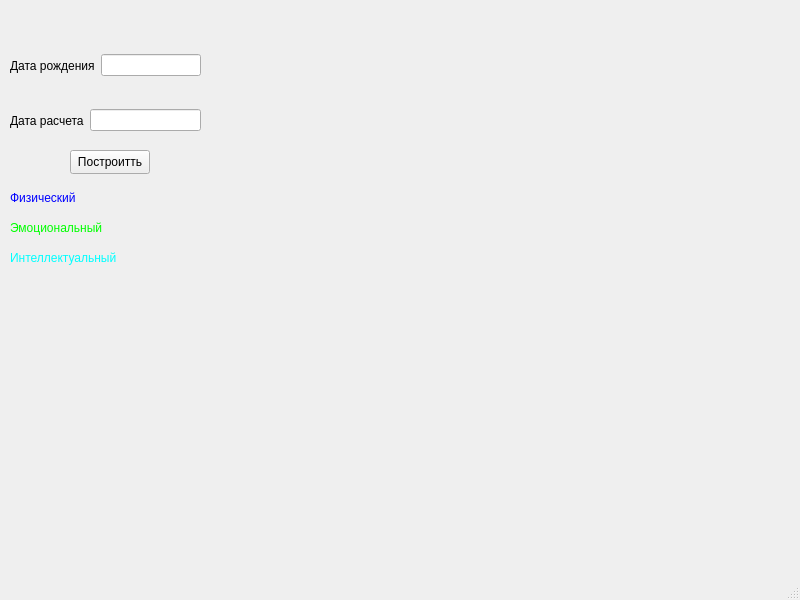
<?xml version="1.0" encoding="UTF-8"?>
<ui version="4.0">
 <class>MainWindow</class>
 <widget class="QMainWindow" name="MainWindow">
  <property name="geometry">
   <rect>
    <x>0</x>
    <y>0</y>
    <width>800</width>
    <height>600</height>
   </rect>
  </property>
  <property name="windowTitle">
   <string>MainWindow</string>
  </property>
  <widget class="QWidget" name="centralwidget">
   <widget class="QWidget" name="verticalLayoutWidget">
    <property name="geometry">
     <rect>
      <x>210</x>
      <y>40</y>
      <width>561</width>
      <height>511</height>
     </rect>
    </property>
    <layout class="QVBoxLayout" name="verticalLayout"/>
   </widget>
   <widget class="QPushButton" name="pushButton">
    <property name="geometry">
     <rect>
      <x>70</x>
      <y>150</y>
      <width>80</width>
      <height>24</height>
     </rect>
    </property>
    <property name="text">
     <string>Построитть</string>
    </property>
   </widget>
   <widget class="QWidget" name="horizontalLayoutWidget">
    <property name="geometry">
     <rect>
      <x>10</x>
      <y>40</y>
      <width>191</width>
      <height>51</height>
     </rect>
    </property>
    <layout class="QHBoxLayout" name="horizontalLayout">
     <item>
      <widget class="QLabel" name="label">
       <property name="text">
        <string>Дата рождения</string>
       </property>
      </widget>
     </item>
     <item>
      <widget class="QLineEdit" name="lineEdit"/>
     </item>
    </layout>
   </widget>
   <widget class="QWidget" name="horizontalLayoutWidget_2">
    <property name="geometry">
     <rect>
      <x>10</x>
      <y>100</y>
      <width>191</width>
      <height>41</height>
     </rect>
    </property>
    <layout class="QHBoxLayout" name="horizontalLayout_2">
     <item>
      <widget class="QLabel" name="label_2">
       <property name="text">
        <string>Дата расчета</string>
       </property>
      </widget>
     </item>
     <item>
      <widget class="QLineEdit" name="lineEdit_2"/>
     </item>
    </layout>
   </widget>
   <widget class="QLabel" name="label_3">
    <property name="geometry">
     <rect>
      <x>10</x>
      <y>190</y>
      <width>81</width>
      <height>16</height>
     </rect>
    </property>
    <property name="styleSheet">
     <string notr="true">color: rgb(0,0,255)</string>
    </property>
    <property name="text">
     <string>Физический</string>
    </property>
   </widget>
   <widget class="QLabel" name="label_4">
    <property name="geometry">
     <rect>
      <x>10</x>
      <y>220</y>
      <width>101</width>
      <height>16</height>
     </rect>
    </property>
    <property name="styleSheet">
     <string notr="true">color: rgb(0,255,0)</string>
    </property>
    <property name="text">
     <string>Эмоциональный</string>
    </property>
   </widget>
   <widget class="QLabel" name="label_5">
    <property name="geometry">
     <rect>
      <x>10</x>
      <y>250</y>
      <width>121</width>
      <height>16</height>
     </rect>
    </property>
    <property name="styleSheet">
     <string notr="true">color: rgb(0,255,255)</string>
    </property>
    <property name="text">
     <string>Интеллектуальный</string>
    </property>
   </widget>
  </widget>
  <widget class="QMenuBar" name="menubar">
   <property name="geometry">
    <rect>
     <x>0</x>
     <y>0</y>
     <width>800</width>
     <height>21</height>
    </rect>
   </property>
  </widget>
  <widget class="QStatusBar" name="statusbar"/>
 </widget>
 <resources/>
 <connections/>
</ui>
